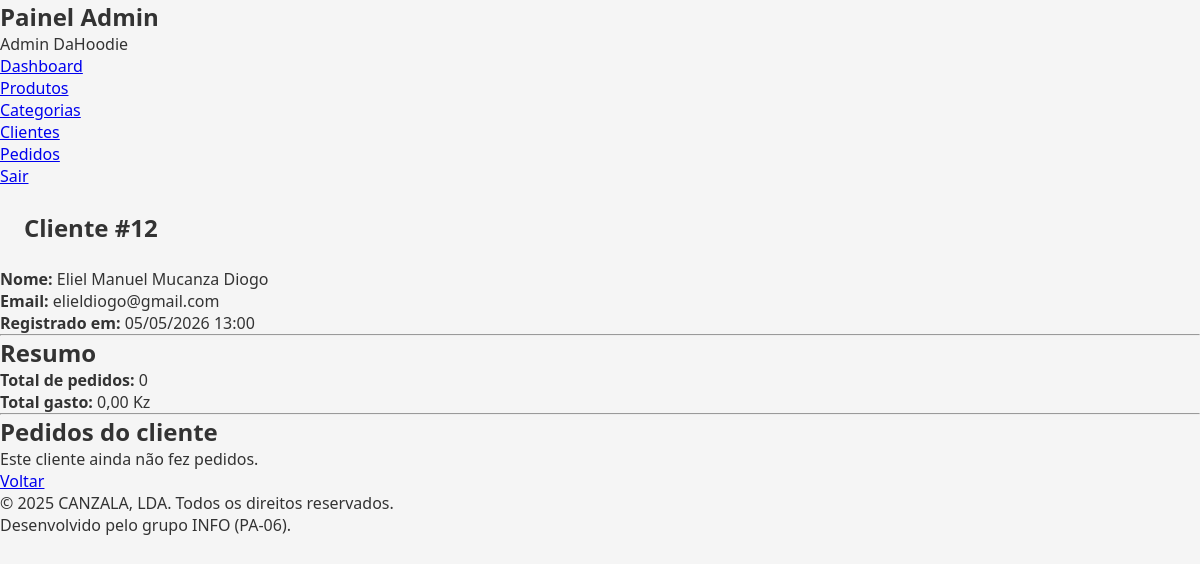
The page /admin/clientes/visualizar.php?id=12 (signed in) on the database its author committed.
### tables this page shows
CREATE TABLE `usuarios` (
  `id` int(10) UNSIGNED NOT NULL,
  `nome` varchar(100) NOT NULL,
  `email` varchar(150) NOT NULL,
  `senha_hash` varchar(255) NOT NULL,
  `criado_em` timestamp NOT NULL DEFAULT current_timestamp()
);

### admin/clientes/visualizar.php (the view, shortened to what this page needs)
<?php
require_once __DIR__ . '/../../config/db.php';
$id = isset($_GET['id']) ? (int) $_GET['id'] : 0;
$stmt = $pdo->prepare("
    SELECT id, nome, email, criado_em
    FROM usuarios
    WHERE id = ?
    LIMIT 1
");
$stmt->execute([$id]);
$cliente = $stmt->fetch(PDO::FETCH_ASSOC);
$stmt = $pdo->prepare("
    SELECT
        COUNT(*) AS total_pedidos,
        COALESCE(SUM(total), 0) AS total_gasto,
        MAX(criado_em) AS ultimo_pedido
    FROM pedidos
    WHERE usuario_id = ?
");
$stmt->execute([$id]);
$resumo = $stmt->fetch(PDO::FETCH_ASSOC);
$stmt = $pdo->prepare("
    SELECT id, total, status, criado_em
    FROM pedidos
    WHERE usuario_id = ?
    ORDER BY id DESC
");
$stmt->execute([$id]);
$pedidos = $stmt->fetchAll(PDO::FETCH_ASSOC);
require_once __DIR__ . '/../../includes/header.php';
require_once __DIR__ . '/../../includes/admin_sidebar.php';
?>
<main>
    <section class="section">
        <h1>Cliente #<?= (int) $cliente['id'] ?></h1>
        <p><strong>Nome:</strong> <?= htmlspecialchars($cliente['nome']) ?></p>
        <p><strong>Email:</strong> <?= htmlspecialchars($cliente['email']) ?></p>
        <p><strong>Registrado em:</strong> <?= date('d/m/Y H:i', strtotime($cliente['criado_em'])) ?></p>
        <hr>
        <h2>Resumo</h2>
        <p><strong>Total de pedidos:</strong> <?= (int) $resumo['total_pedidos'] ?></p>
        <p><strong>Total gasto:</strong> <?= number_format((float) $resumo['total_gasto'], 2, ',', '.') ?> Kz</p>
        <hr>
        <h2>Pedidos do cliente</h2>
        <?php if (empty($pedidos)): ?>
            <p>Este cliente ainda não fez pedidos.</p>
        <?php endif; ?>
        <p><a href="listar.php">Voltar</a></p>
    </section>
</main>
<?php require_once __DIR__ . '/../../includes/footer.php'; ?>

### assets/css/style.css (style rules this page uses)
* { box-sizing: border-box; margin: 0; padding: 0; }
body { font-family: system-ui, sans-serif; background: #f5f5f5; color: #333; }
h1 { margin: 1.5rem; }

### rows shown on the page
usuarios: id "12", nome "Eliel Manuel Mucanza Diogo", email "elieldiogo@gmail.com", criado_em "05/05/2026 13:00"

### other values the page prints
$_SESSION['admin_nome'] "Admin DaHoodie"
$resumo['total_pedidos'] "0"
$resumo['total_gasto'] "0,00"
